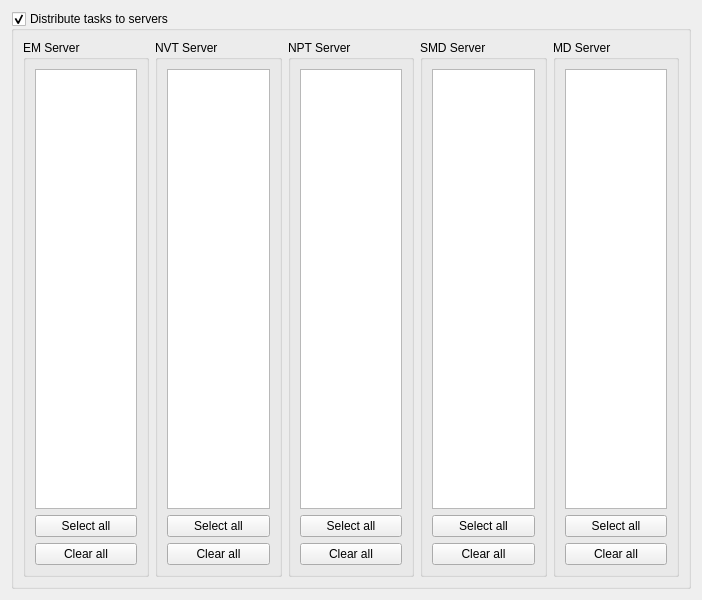
                  <widget class="QWidget" name="Server_list_Seting">
                   <property name="geometry">
                    <rect>
                     <x>0</x>
                     <y>0</y>
                     <width>702</width>
                     <height>600</height>
                    </rect>
                   </property>
                   <attribute name="label">
                    <string>Calculation server selection</string>
                   </attribute>
                   <layout class="QHBoxLayout" name="horizontalLayout_34">
                    <item>
                     <widget class="QGroupBox" name="Server_Seting">
                      <property name="title">
                       <string>Distribute tasks to servers</string>
                      </property>
                      <property name="checkable">
                       <bool>true</bool>
                      </property>
                      <layout class="QHBoxLayout" name="horizontalLayout_35">
                       <item>
                        <widget class="QGroupBox" name="EM_Server_list">
                         <property name="title">
                          <string>EM Server</string>
                         </property>
                         <property name="flat">
                          <bool>false</bool>
                         </property>
                         <property name="checkable">
                          <bool>false</bool>
                         </property>
                         <layout class="QVBoxLayout" name="verticalLayout_37">
                          <item>
                           <widget class="QListWidget" name="EM_Server_Slect_List"/>
                          </item>
                          <item>
                           <widget class="QPushButton" name="Select_all_EM_Server">
                            <property name="text">
                             <string>Select all</string>
                            </property>
                           </widget>
                          </item>
                          <item>
                           <widget class="QPushButton" name="Clear_all_EM_Server">
                            <property name="text">
                             <string>Clear all</string>
                            </property>
                           </widget>
                          </item>
                         </layout>
                        </widget>
                       </item>
                       <item>
                        <widget class="QGroupBox" name="NVT_Server_list">
                         <property name="title">
                          <string>NVT Server</string>
                         </property>
                         <layout class="QVBoxLayout" name="verticalLayout_38">
                          <item>
                           <widget class="QListWidget" name="NVT_Server_Slect_List"/>
                          </item>
                          <item>
                           <widget class="QPushButton" name="Select_all_NVT_Server">
                            <property name="text">
                             <string>Select all</string>
                            </property>
                           </widget>
                          </item>
                          <item>
                           <widget class="QPushButton" name="Clear_all_NVT_Server">
                            <property name="text">
                             <string>Clear all</string>
                            </property>
                           </widget>
                          </item>
                         </layout>
                        </widget>
                       </item>
                       <item>
                        <widget class="QGroupBox" name="NPT_Server_list">
                         <property name="title">
                          <string>NPT Server</string>
                         </property>
                         <layout class="QVBoxLayout" name="verticalLayout_39">
                          <item>
                           <widget class="QListWidget" name="NPT_Server_Slect_List"/>
                          </item>
                          <item>
                           <widget class="QPushButton" name="Select_all_NPT_Server_list">
                            <property name="text">
                             <string>Select all</string>
                            </property>
                           </widget>
                          </item>
                          <item>
                           <widget class="QPushButton" name="Clear_all_NPT_Server_list">
                            <property name="text">
                             <string>Clear all</string>
                            </property>
                           </widget>
                          </item>
                         </layout>
                        </widget>
                       </item>
                       <item>
                        <widget class="QGroupBox" name="SMD_Server_list">
                         <property name="title">
                          <string>SMD Server</string>
                         </property>
                         <layout class="QVBoxLayout" name="verticalLayout_41">
                          <item>
                           <widget class="QListWidget" name="SMD_Server_Slect_List"/>
                          </item>
                          <item>
                           <widget class="QPushButton" name="Select_all_SMD_Server_list">
                            <property name="text">
                             <string>Select all</string>
                            </property>
                           </widget>
                          </item>
                          <item>
                           <widget class="QPushButton" name="Clear_all_SMD_Server_list">
                            <property name="text">
                             <string>Clear all</string>
                            </property>
                           </widget>
                          </item>
                         </layout>
                        </widget>
                       </item>
                       <item>
                        <widget class="QGroupBox" name="MD_Server_list">
                         <property name="title">
                          <string>MD Server</string>
                         </property>
                         <layout class="QVBoxLayout" name="verticalLayout_42">
                          <item>
                           <widget class="QListWidget" name="MD_Server_Slect_List"/>
                          </item>
                          <item>
                           <widget class="QPushButton" name="Select_all_MD_Server_list">
                            <property name="text">
                             <string>Select all</string>
                            </property>
                           </widget>
                          </item>
                          <item>
                           <widget class="QPushButton" name="Cler_all_MD_Server_list">
                            <property name="text">
                             <string>Clear all</string>
                            </property>
                           </widget>
                          </item>
                         </layout>
                        </widget>
                       </item>
                      </layout>
                     </widget>
                    </item>
                   </layout>
                  </widget>
